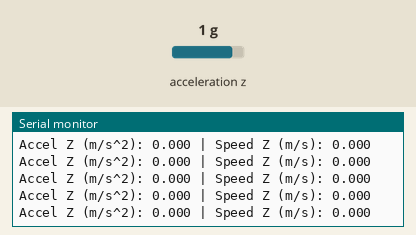
Bench run of a sketch on a simulated Arduino Nano, built with avr-gcc and run on an emulated ATmega328P. Parts: the last lines printed to the serial monitor. Inputs (shaded band) come from the test bench; at power-on: acceleration z 1 g.

Above: at 2.2 s.
2.3 s: acceleration z set to -1.4 g
At 2.34 s:
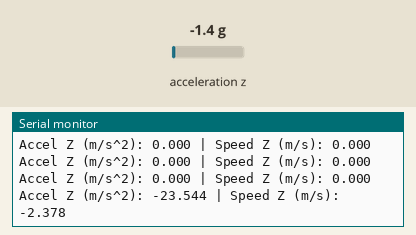
5.3 s: acceleration z set to -0.8 g
At 5.38 s:
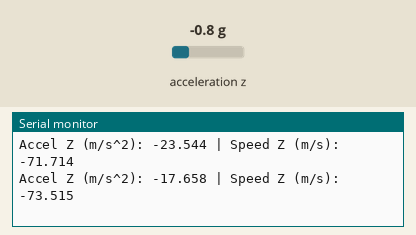
Timing chart, 0 to 8.3 s (numbered marks = the images above; inputs shaded):
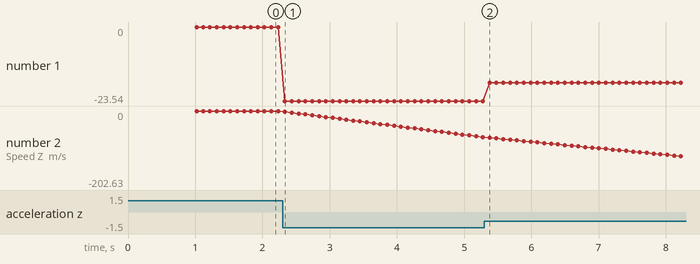

The sketch:

speed_calculator.ino
```cpp
/*
 * speed_calculator.ino
 * WSO Galacticos - In-Flight Velocity Estimator
 *
 * Estimates vertical velocity by numerically integrating the
 * calibrated Z-axis acceleration from the MPU-6050 IMU.
 * Uses Euler forward integration with millis()-based delta time.
 *
 * Hardware:
 *   - Arduino Nano
 *   - MPU-6050 (I2C: SDA = A4, SCL = A5)
 *
 * Known limitation:
 *   Euler integration accumulates drift over time. Without
 *   barometer fusion or a complementary/Kalman filter, velocity
 *   estimates degrade past approximately 5-8 seconds of flight.
 */

#include <Wire.h>
#include <MPU6050.h>

MPU6050 mpu;

float speedZ             = 0.0f;
unsigned long lastTime   = 0;
float accelerationOffset = 0.0f;

const int   CALIBRATION_SAMPLES  = 100;
const int   CALIBRATION_DELAY_MS = 10;
const float LSB_PER_G            = 16384.0f;
const float G_TO_MS2             = 9.81f;
const int   SAMPLE_INTERVAL_MS   = 100;

void setup() {
  Serial.begin(9600);
  Wire.begin();

  mpu.initialize();
  if (!mpu.testConnection()) {
    Serial.println("MPU6050 not connected. Halting.");
    while(true);
  }
  Serial.println("MPU6050 connected. Calibrating...");

  for (int i = 0; i < CALIBRATION_SAMPLES; i++) {
    accelerationOffset += mpu.getAccelerationZ();
    delay(CALIBRATION_DELAY_MS);
  }
  accelerationOffset /= CALIBRATION_SAMPLES;

  lastTime = millis();
  Serial.println("Ready.");
}

void loop() {
  unsigned long currentTime = millis();
  float deltaTime = (currentTime - lastTime) / 1000.0f;
  lastTime = currentTime;

  float rawZ          = mpu.getAccelerationZ() - accelerationOffset;
  float accelerationZ = (rawZ / LSB_PER_G) * G_TO_MS2;

  speedZ += accelerationZ * deltaTime;

  Serial.print("Accel Z (m/s^2): ");
  Serial.print(accelerationZ, 3);
  Serial.print(" | Speed Z (m/s): ");
  Serial.println(speedZ, 3);

  delay(SAMPLE_INTERVAL_MS);
}
```

Measured:
- after the input at 2.3 s, the serial monitor: prints a new line at once (image 1)
- plotted number 1: 0 → -23.54 after the input at 2.3 s
- plotted number 2: 0 → -71.71 after the input at 2.3 s
